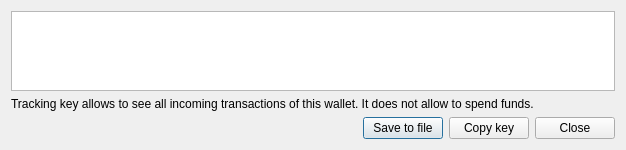
<?xml version="1.0" encoding="UTF-8"?>
<ui version="4.0">
 <class>ExportTrackingKeyDialog</class>
 <widget class="QDialog" name="ExportTrackingKeyDialog">
  <property name="geometry">
   <rect>
    <x>0</x>
    <y>0</y>
    <width>626</width>
    <height>150</height>
   </rect>
  </property>
  <property name="minimumSize">
   <size>
    <width>600</width>
    <height>150</height>
   </size>
  </property>
  <property name="maximumSize">
   <size>
    <width>16777215</width>
    <height>16777215</height>
   </size>
  </property>
  <property name="windowTitle">
   <string>Export tracking key</string>
  </property>
  <property name="windowIcon">
   <iconset resource="../../resources.qrc">
    <normaloff>:/images/cryptonote</normaloff>:/images/cryptonote</iconset>
  </property>
  <layout class="QVBoxLayout" name="verticalLayout">
   <item>
    <layout class="QHBoxLayout" name="horizontalLayout_3">
     <property name="topMargin">
      <number>0</number>
     </property>
     <item>
      <widget class="QTextEdit" name="m_trackingKeyEdit">
       <property name="readOnly">
        <bool>true</bool>
       </property>
       <property name="acceptRichText">
        <bool>false</bool>
       </property>
      </widget>
     </item>
    </layout>
   </item>
   <item>
    <widget class="QLabel" name="label">
     <property name="text">
      <string>Tracking key allows to see all incoming transactions of this wallet. It does not allow to spend funds.</string>
     </property>
    </widget>
   </item>
   <item>
    <layout class="QHBoxLayout" name="horizontalLayout">
     <item>
      <spacer name="horizontalSpacer">
       <property name="orientation">
        <enum>Qt::Horizontal</enum>
       </property>
       <property name="sizeHint" stdset="0">
        <size>
         <width>40</width>
         <height>20</height>
        </size>
       </property>
      </spacer>
     </item>
     <item>
      <widget class="QPushButton" name="m_saveTrackingKeyButton">
       <property name="text">
        <string>Save to file</string>
       </property>
       <property name="icon">
        <iconset resource="../../resources.qrc">
         <normaloff>:/icons/save</normaloff>:/icons/save</iconset>
       </property>
      </widget>
     </item>
     <item>
      <widget class="QPushButton" name="m_copyTrackingKeyButton">
       <property name="text">
        <string>Copy key</string>
       </property>
       <property name="icon">
        <iconset resource="../../resources.qrc">
         <normaloff>:/icons/copy_white</normaloff>:/icons/copy_white</iconset>
       </property>
      </widget>
     </item>
     <item>
      <widget class="QPushButton" name="ClosePushButton">
       <property name="text">
        <string>Close</string>
       </property>
      </widget>
     </item>
    </layout>
   </item>
  </layout>
 </widget>
 <resources>
  <include location="../../resources.qrc"/>
 </resources>
 <connections>
  <connection>
   <sender>ClosePushButton</sender>
   <signal>clicked()</signal>
   <receiver>ExportTrackingKeyDialog</receiver>
   <slot>accept()</slot>
   <hints>
    <hint type="sourcelabel">
     <x>622</x>
     <y>274</y>
    </hint>
    <hint type="destinationlabel">
     <x>333</x>
     <y>149</y>
    </hint>
   </hints>
  </connection>
  <connection>
   <sender>m_copyTrackingKeyButton</sender>
   <signal>clicked()</signal>
   <receiver>ExportTrackingKeyDialog</receiver>
   <slot>copyKey()</slot>
   <hints>
    <hint type="sourcelabel">
     <x>711</x>
     <y>68</y>
    </hint>
    <hint type="destinationlabel">
     <x>419</x>
     <y>44</y>
    </hint>
   </hints>
  </connection>
  <connection>
   <sender>m_saveTrackingKeyButton</sender>
   <signal>clicked()</signal>
   <receiver>ExportTrackingKeyDialog</receiver>
   <slot>saveKeyToFile()</slot>
   <hints>
    <hint type="sourcelabel">
     <x>412</x>
     <y>127</y>
    </hint>
    <hint type="destinationlabel">
     <x>312</x>
     <y>74</y>
    </hint>
   </hints>
  </connection>
 </connections>
 <slots>
  <slot>copyKey()</slot>
  <slot>saveKeyToFile()</slot>
 </slots>
</ui>
